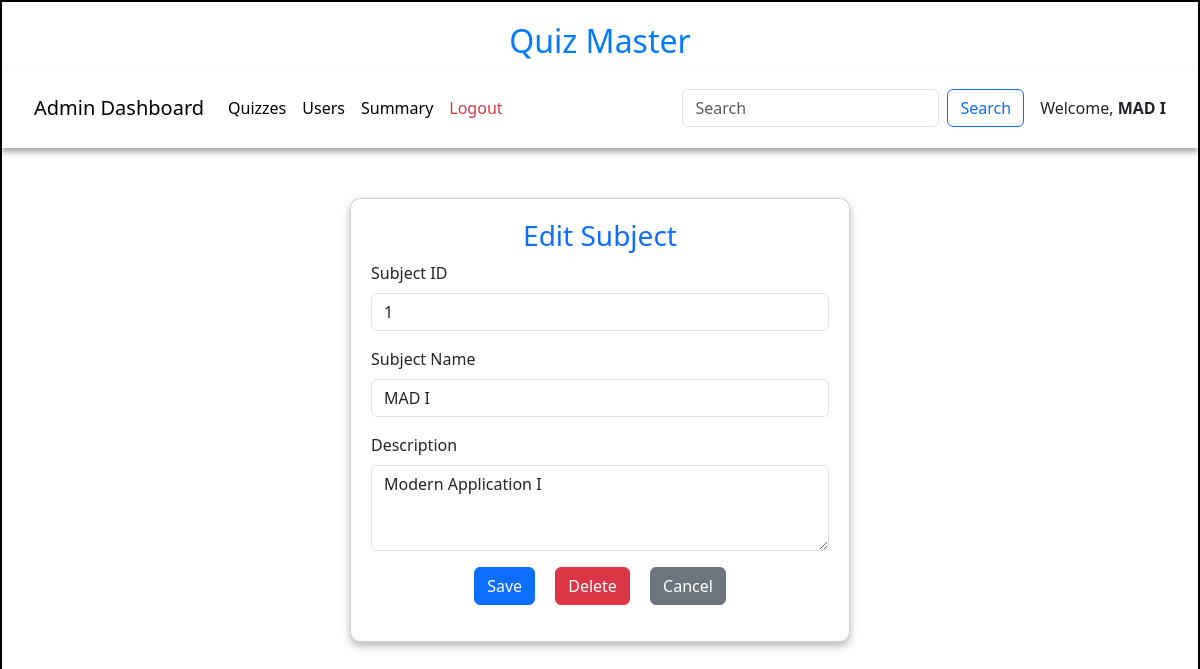
Page /edit_subject/1/MAD I  on the committed database.
### models/models.py (models this page shows)
class Subject(db.Model):
    id=db.Column(db.Integer,primary_key=True)
    name=db.Column(db.String,unique=True,nullable=False)
    description=db.Column(db.String)
    chapters = db.relationship("Chapter",cascade="all,delete",backref="subject",lazy=True)

### controllers/controller.py (the view, shortened to what this page needs)
@app.route('/edit_subject/<id>/<name>',methods=["GET","POST"])
def edit_subject(id,name):
    subj = get_subject(id)
    return render_template("edit_subject.html",subject=subj,name=name,msg="")

### controllers/controller.py (called while the page is built)
def  get_subject(id):
    subject = Subject.query.filter_by(id=id).first()
    return subject

### templates/edit_subject.html (shortened to what this page needs)
<!DOCTYPE html>
<html lang="en">
<head>
    <link href="https://cdn.jsdelivr.net/npm/bootstrap@5.3.3/dist/css/bootstrap.min.css" rel="stylesheet">
    <link rel="stylesheet" href="/static/css/style.css">
</head>
<body>
    <div id="container">
        <h1 id="heading">Quiz Master</h1>
        <nav class="navbar navbar-expand-lg navbar-light bg-white" >
            <div class="container-fluid">
                <a class="navbar-brand" href="#">Admin Dashboard</a>
                <div class="collapse navbar-collapse" id="navbarNav">
                    <ul class="navbar-nav me-auto">
                        <li class="nav-item">
                            <a class="nav-link active" href="/quiz_dashboard/{{name}}">Quizzes</a>
                        </li>
                        <li class="nav-item">
                            <a class="nav-link active" href="/admin_users/{{name}}">Users</a>
                        </li>
                        <li class="nav-item">
                            <a class="nav-link active" href="/admin_summary/{{name}}">Summary</a>
                        </li>
                        <li class="nav-item">
                            <a class="nav-link text-danger" href="/login">Logout</a>
                        </li>
                    </ul>
                    <form class="d-flex" method="POST" action="#">
                        <input class="form-control me-2" type="search" placeholder="Search" name="search_txt" id="search_txt">
                        <button class="btn btn-outline-primary" type="submit">Search</button>
                    </form>
                </div>
                <span class="ms-3">Welcome, <strong>{{name}}</strong></span>
            </div>
        </nav>
        {% if subject %}
        <div id="edit_subject-panel" style="margin: auto;margin-top: 50px; width: 500px;">
            <div class="card">
                <h3 class="text-center text-primary">Edit Subject</h3>
                <form action="/edit_subject/{{subject.id}}/{{name}}" method="POST">
                <div class="mb-3">
                    <label for="id" class="form-label">Subject ID</label>
                    <input type="text" class="form-control" id="id" name="id" value="{{subject.id}}">
                </div>
                <div class="mb-3">
                    <label for="name" class="form-label">Subject Name</label>
                    <input type="text" class="form-control" id="name" name="name" value="{{subject.name}}">
                </div>
                <div class="mb-3">
                    <label for="description" class="form-label">Description</label>
                    <textarea class="form-control" id="description" name="description" rows="3" >{{subject.description}}</textarea>
                </div>
                <div class="mb-3 text-center">
                    <button type="submit" class="btn btn-primary mx-2">Save</button>
                    <a href="/delete_subject/{{subject.id}}/{{name}}" class="btn btn-danger mx-2">Delete</a>
                    <a href="/admin/{{name}}" class="btn btn-secondary mx-2">Cancel</a>
                </div>
            </form>
            </div>
        </div>
        {% endif %}
    </div>
</body>
</html>

### static/css/style.css (style rules this page uses)
* { margin: 0px }
#container { border: 2px solid black; margin: auto; min-height: 729px; width: 100%; }
#heading { text-align: center; font-size: 2rem; margin-top: 20px; color: #007bff; }
.navbar { box-shadow: 0px 4px 6px rgba(0, 0, 0, 0.374); padding:20px; }
.card { box-shadow: 0px 4px 8px rgba(0, 0, 0, 0.280); transition: transform 0.2s ease-in-out; border-radius: 10px; padding: 20px; }

### rows in the picture
Subject: name "MAD I", id "1", description "Modern Application I"
